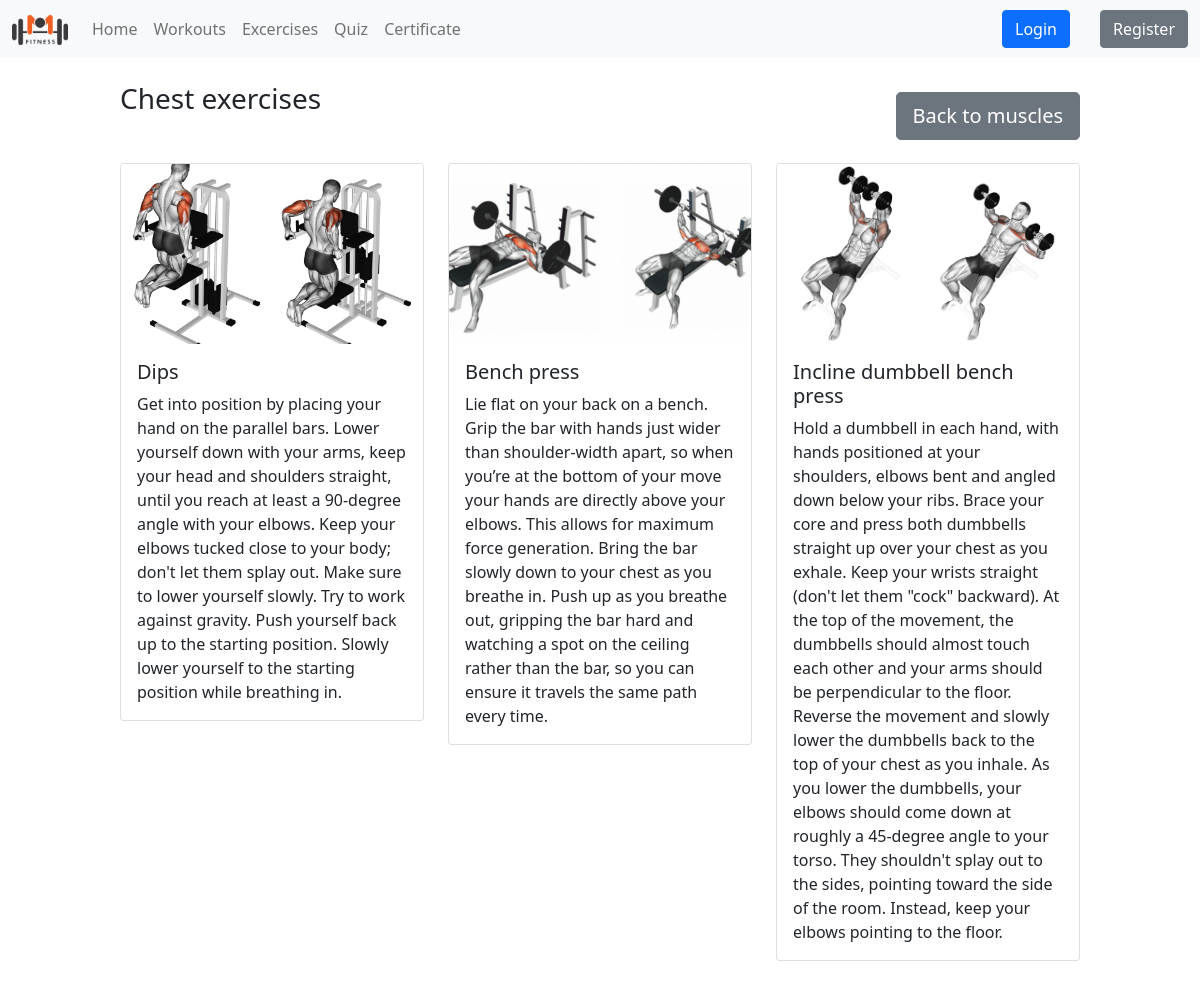
The app's page /exercises/Chest with its own data.
### app/models.py (models this page shows, shortened)
class Muscle(models.Model):
    name = models.CharField(max_length=200,unique=True)
    image = models.ImageField(upload_to='uploads/',blank=True,null=True)

class Exercise(models.Model):
    name = models.CharField(max_length=200)
    splits = models.ManyToManyField(Split)
    description = models.TextField()
    muscle = models.ManyToManyField(Muscle,related_name='muscle_id')
    image = models.ImageField(upload_to='uploads/',blank=True,null=True)

### app/views.py (the view)
# urls.py: path('exercises/<str:name>',muscle_view,name='muscle'),
def muscle_view(request,name):
    muscle = get_object_or_404(Muscle,name=name)
    return render(request,'muscle.html',{'muscle':muscle})

### app/templates/muscle.html
{% extends 'base.html' %}
{% block content %}
<div style="margin-left:10%; margin-right:10%; margin-top: 2%; padding-bottom: 20px;">
    <div style="position: relative;">
        <h3 style="margin-bottom: 5%;">
            {{ muscle.name }} exercises<br>
        </h3>
        <a href="{% url 'exercises' %}" style="position: absolute; top:10px; right:0px">
            <button type="button" class="btn btn-secondary btn-lg">Back to muscles</button></a>
    </div>
    <div class="row row-cols-3 row-cols-md-3 g-4">
        {% for exercise in muscle.muscle_id.all %}
        <div class="col">
                <div class="card">
                    <img src="{{ exercise.image.url }}" class="card-img-top" alt="..." style="width: 100%;height: 15vw;object-fit: cover;">
                    <div class="card-body">
                        <h5 class="card-title">{{ exercise.name }}</h5>
                        <p class="card-text">{{ exercise.description }}</p>
                    </div>
                </div>
        </div>
        {% endfor %}
    </div>
</div>
{% endblock %}

### app/templates/base.html (shortened to what this page needs)
{% load static %}
<!doctype html>
<html lang="en">
  <head>
    <link href="https://cdn.jsdelivr.net/npm/bootstrap@5.0.2/dist/css/bootstrap.min.css" rel="stylesheet">
  </head>
  <body>
    <nav class="navbar navbar-expand-lg navbar-light bg-light">
        <div class="container-fluid">
          <a class="navbar-brand" href="{% url 'home' %}"><img src="{% static 'logo.png' %}" style="height:30px; width:auto"></a>
          <div class="collapse navbar-collapse" id="navbarSupportedContent">
            <ul class="navbar-nav me-auto mb-2 mb-lg-0">
              <li class="nav-item">
                <a class="nav-link" aria-current="page" href="{% url 'home' %}">Home</a>
              </li>
              <li class="nav-item">
                <a class="nav-link" href="{% url 'workouts' %}">Workouts</a>
              </li>
              <li class="nav-item">
                <a class="nav-link" href="{% url 'exercises' %}">Excercises</a>
              </li>
              <li class="nav-item">
                <a class="nav-link" href="{% url 'quiz' %}">Quiz</a>
              </li>
              <li class="nav-item">
                <a class="nav-link" href="{% url 'certificate' %}">Certificate</a>
              </li>
            </ul>
            {% if user.is_authenticated %}
                <div class="d-flex">Logged in as: {{request.user.username}}</div>
                <form class="d-flex logout-link" action="{% url 'logout' %}" method="post" style="margin-left:30px">
                    {% csrf_token %}
                    <button type="submit" class="btn btn-outline-danger">Logout</button>
                </form>
                {% else %}
                <form class="d-flex logout-link" action="{% url 'login' %}" style="margin-left:30px">
                    <button type="submit" class="btn btn-primary">Login</button>
                </form>
                <form class="d-flex logout-link" action="{% url 'register' %}" style="margin-left:30px">
                  <button type="submit" class="btn btn-secondary">Register</button>
              </form>
                {% endif %}
          </div>
        </div>
      </nav>
      {% block content %}
      {% endblock %}
  </body>
</html>

### records on screen
Muscle: name "Chest"
Exercise: image (picture), name "Dips", description "Get into position by placing your hand on the parallel bars. Lower yourself down with your arms, keep your head and shoulders straight, until you reach at least a 90-degree angle with your elbows. Keep your elbows tucked close to your body; don't let them splay out. Make sure to lower yourself slowly. Try to work against gravity. Push yourself back up to the starting position. Slowly lower yourself to the starting position while breathing in."
Exercise: image (picture), name "Bench press", description "Lie flat on your back on a bench. Grip the bar with hands just wider than shoulder-width apart, so when you’re at the bottom of your move your hands are directly above your elbows. This allows for maximum force generation. Bring the bar slowly down to your chest as you breathe in. Push up as you breathe out, gripping the bar hard and watching a spot on the ceiling rather than the bar, so you can ensure it travels the same path every time."
Exercise: image (picture), name "Incline dumbbell bench press", description "Hold a dumbbell in each hand, with hands positioned at your shoulders, elbows bent and angled down below your ribs. Brace your core and press both dumbbells straight up over your chest as you exhale. Keep your wrists straight (don't let them \"cock\" backward). At the top of the movement, the dumbbells should almost touch each other and your arms should be perpendicular to the floor. Reverse the movement and slowly lower the dumbbells back to the top of your chest as you inhale. As you lower the dumbbells, your elbows should come down at roughly a 45-degree angle to your torso. They shouldn't splay out to the sides, pointing toward the side of the room. Instead, keep your elbows pointing to…"
